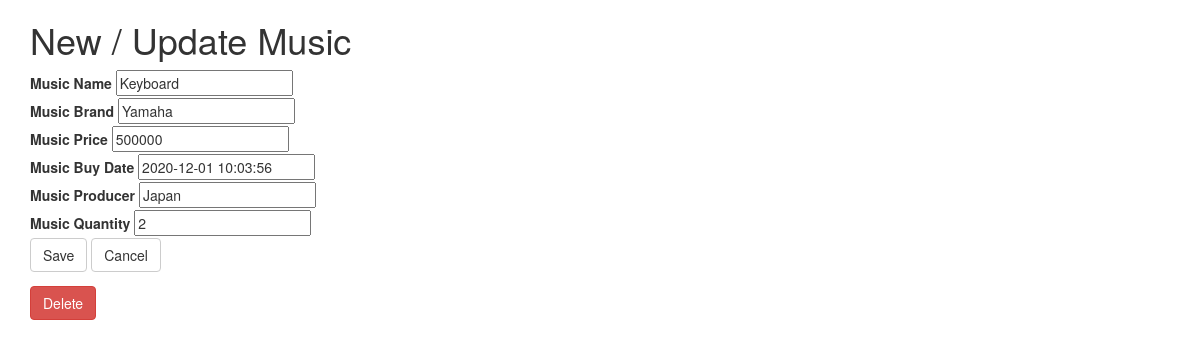
Screenshot of /music/update/1/ with the database file from the repository.
### music/models.py (models this page shows)
class Music(models.Model):
    music_name = models.CharField(max_length=50)
    music_brand = models.CharField(max_length=100)
    music_price = models.IntegerField(default=0)
    music_buy = models.DateTimeField(default=timezone.now)
    music_producer = models.CharField(max_length=50)
    music_quantity = models.PositiveIntegerField(default=0)

### music/views.py (the view)
# urls.py: path('update/<int:id>/', views.update_music, name = 'update_music'),
def update_music(request, id):
    music = Music.objects.get(id=id)
    form = MusicForm(request.POST or None, instance=music)
    if form.is_valid():
        form.save()
        return redirect('list_musics')
    return render(request, 'music/music_form.html', {'form': form, 'music': music})

### music/forms.py
class MusicForm(forms.ModelForm):
    class Meta:
        model = Music
        fields = '__all__'

### templates/music/music_form.html (shortened to what this page needs)
<html>
<body>
<div class="container">
<h1> New / Update Music</h1>
<form method="POST">
    <label>Music Name </label> {{ form.music_name }} </br>
     <label>Music Brand</label> {{ form.music_brand }} </br>
     <label>Music Price</label> {{ form.music_price }} </br>
     <label>Music Buy Date</label> {{ form.music_buy }} </br>
     <label>Music Producer</label> {{ form.music_producer }} </br>
      <label>Music Quantity</label> {{ form.music_quantity }} </br>
  <button class="btn btn-default" type="submit">Save</button>
  <button onclick="window.history.back();" class="btn btn-default" type="button">Cancel</button>
</form>
    {% if music %}
      <a class="btn btn-danger" href="{%url 'delete_music' music.id %}">Delete</a>
    {% endif %}
</div>
<link rel="stylesheet" href="https://maxcdn.bootstrapcdn.com/bootstrap/3.3.7/css/bootstrap.min.css">
</body>
</html>

### rows the page displays
Music: music_name "Keyboard", music_brand "Yamaha", music_price "500000", music_buy "2020-12-01 10:03:56", music_producer "Japan", music_quantity "2"
